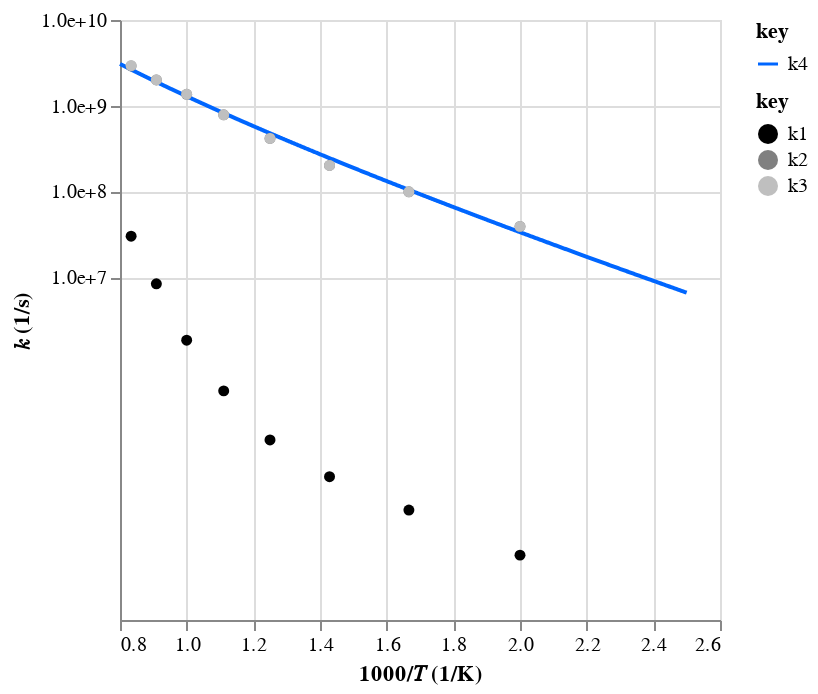

Here is the notebook cell this chart was saved with:
### Code cell
# S(722)r0 = C5H8O(825)rs + OH(4)
e12_mess_out_fake = """
W2->W14

P\T           500       600       700       800       900     1e+03   1.1e+03   1.2e+03   1.3e+03   1.4e+03   1.5e+03   1.6e+03   1.7e+03   1.8e+03   1.9e+03     2e+03
0.1           759  2.77e+03  8.67e+03  2.25e+04  4.87e+04  8.85e+04  2.27e+05  8.18e+05  4.71e+06  2.03e+07  5.56e+07   1.4e+08  3.45e+08  5.93e+08  1.02e+09   1.5e+09
1        5.71e+03  1.92e+04   4.7e+04  1.26e+05  4.71e+05  1.84e+06  8.37e+06     3e+07  1.07e+08  3.02e+08  6.15e+08  1.19e+09  2.08e+09   3.2e+09  4.55e+09  6.16e+09
10       2.68e+05  1.26e+06  4.47e+06  1.37e+07  4.26e+07  1.11e+08  2.71e+08  5.67e+08  1.12e+09  2.04e+09  3.19e+09   4.9e+09  7.01e+09  9.54e+09  1.21e+10  1.54e+10
100      3.93e+07  1.71e+08  4.59e+08     9e+08  1.54e+09   2.4e+09  3.55e+09  5.15e+09  7.11e+09  9.77e+09  1.26e+10  1.62e+10     2e+10  2.43e+10  2.81e+10  3.33e+10
O-O      1.08e+08   5.5e+08  1.78e+09  4.34e+09   8.7e+09  1.53e+10  2.42e+10  3.57e+10  4.97e+10  6.61e+10  8.49e+10  1.06e+11  1.29e+11  1.53e+11  1.79e+11  2.07e+11
"""
e12_mess_out_real = """
W2->P3

P\T           500       600       700       800       900     1e+03   1.1e+03   1.2e+03   1.3e+03   1.4e+03   1.5e+03   1.6e+03   1.7e+03   1.8e+03   1.9e+03     2e+03
0.1      1.08e+07  2.72e+07  7.11e+07  1.79e+08  3.64e+08  6.57e+08  9.79e+08  1.46e+09  1.91e+09  2.49e+09  3.03e+09  3.65e+09  4.08e+09   4.5e+09  4.58e+09  4.97e+09
1        3.91e+07  9.91e+07  2.01e+08  4.15e+08  7.83e+08  1.36e+09     2e+09  2.91e+09  3.74e+09   4.7e+09  5.52e+09  6.31e+09  6.66e+09  6.83e+09  6.46e+09   6.5e+09
10       8.24e+07  2.85e+08  5.89e+08  1.02e+09  1.63e+09  2.54e+09  3.52e+09  4.86e+09  5.97e+09  7.12e+09  8.08e+09  8.85e+09  9.06e+09  8.95e+09  8.28e+09  8.09e+09
100      6.43e+07   3.1e+08  8.34e+08  1.56e+09  2.32e+09  3.14e+09  3.83e+09  4.72e+09  5.35e+09  5.99e+09  6.61e+09  7.06e+09  7.21e+09  7.14e+09  6.78e+09  6.72e+09
O-O           ***       ***       ***       ***       ***       ***       ***       ***       ***       ***       ***       ***       ***       ***       ***       ***
"""
e12_rxn_fake = ac.rate.from_mess_channel_output(e12_mess_out_fake)
e12_rxn_real = ac.rate.from_mess_channel_output(e12_mess_out_real)
e12_rxn_data = e12_rxn_fake + e12_rxn_real
e12_rxn_fit = ac.rate.fit_plog(e12_rxn_data)
ac.rate.display([e12_rxn_fake, e12_rxn_real, e12_rxn_data, e12_rxn_fit])

### Figure 1 — Vega-Lite specification as saved in the notebook (floating-point values rounded to 4 significant figures; data arrays with more than 128 entries replaced by an {"elided": "..."} marker saying what was removed)
{"config": {"view": {"continuousWidth": 300, "continuousHeight": 300}}, "layer": [{"data": {"name": "data-cf047c3fec9b7ee89391ea8e7aa20f1b"}, "mark": {"type": "line"}, "encoding": {"color": {"field": "key", "scale": {"domain": ["k4"], "range": ["#0066ff"]}, "type": "nominal"}, "x": {"field": "x", "scale": {"zero": false}, "title": "1000/𝑇 (1/K)", "type": "quantitative"}, "y": {"axis": {"format": ".1e", "values": [10000000, 100000000, 1000000000, 10000000000]}, "field": "value", "scale": {"type": "log"}, "title": "𝑘 (1/s)", "type": "quantitative"}}, "transform": [{"fold": ["k4"]}]}, {"data": {"name": "data-0842f0a8469eb1d449dd9ddf116bf027"}, "mark": {"type": "point", "filled": true, "opacity": 1}, "encoding": {"color": {"field": "key", "scale": {"domain": ["k1", "k2", "k3"], "range": ["#000000", "#808080ff", "#bfbfbfff"]}, "type": "nominal"}, "x": {"field": "x", "scale": {"zero": false}, "title": "1000/𝑇 (1/K)", "type": "quantitative"}, "y": {"axis": {"format": ".1e", "values": [10000, 100000, 1000000, 10000000, 100000000, 1000000000, 10000000000]}, "field": "value", "scale": {"type": "log"}, "title": "𝑘 (1/s)", "type": "quantitative"}}, "transform": [{"fold": ["k1", "k2", "k3"]}]}], "resolve": {"scale": {"color": "independent"}}, "$schema": "https://vega.github.io/schema/vega-lite/v5.20.1.json", "datasets": {"data-cf047c3fec9b7ee89391ea8e7aa20f1b": {"elided": "1000 records"}, "data-0842f0a8469eb1d449dd9ddf116bf027": [{"x": 2.0, "k1": 5710.0, "k2": 39100000.0, "k3": 39110000.0}, {"x": 1.667, "k1": 19200.0, "k2": 99100000.0, "k3": 99120000.0}, {"x": 1.429, "k1": 47000.0, "k2": 201000000.0, "k3": 201000000.0}, {"x": 1.25, "k1": 126000.0, "k2": 415000000.0, "k3": 415100000.0}, {"x": 1.111, "k1": 471000.0, "k2": 783000000.0, "k3": 783500000.0}, {"x": 1.0, "k1": 1840000.0, "k2": 1360000000.0, "k3": 1362000000.0}, {"x": 0.9091, "k1": 8370000.0, "k2": 2000000000.0, "k3": 2008000000.0}, {"x": 0.8333, "k1": 30000000.0, "k2": 2910000000.0, "k3": 2940000000.0}]}}
